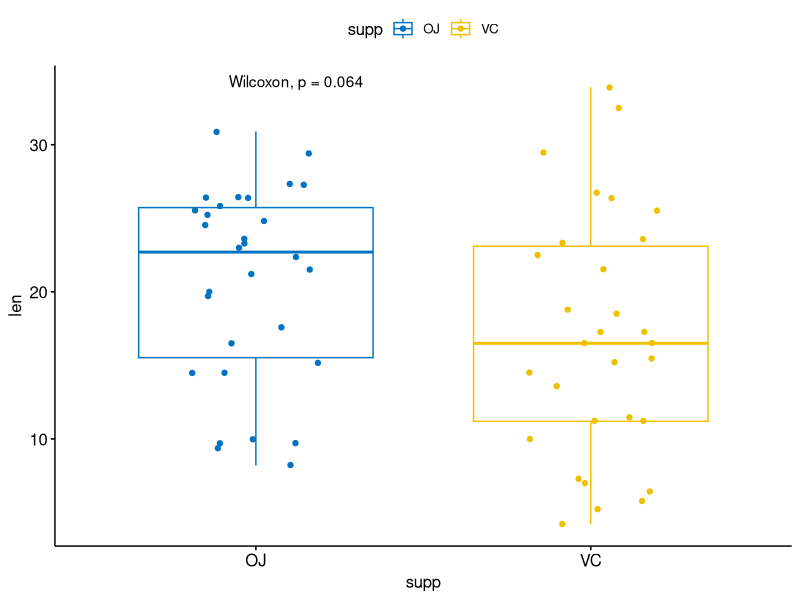
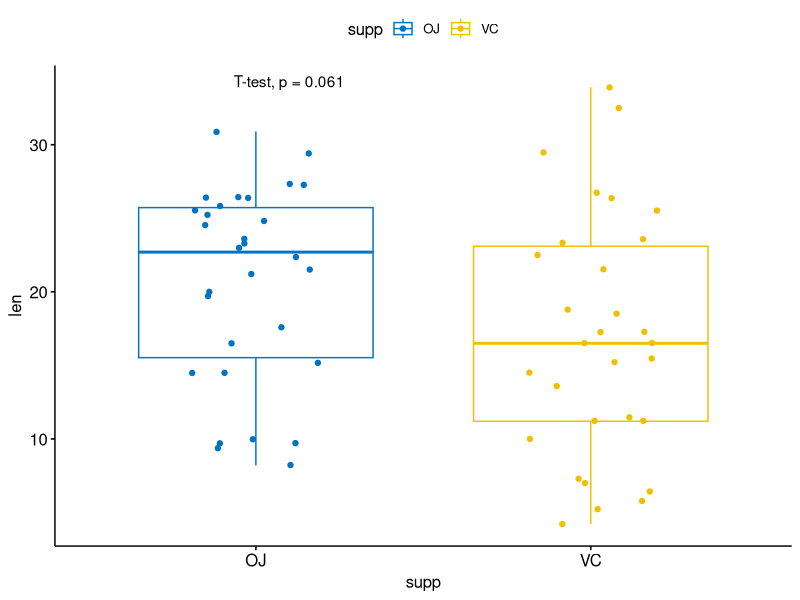
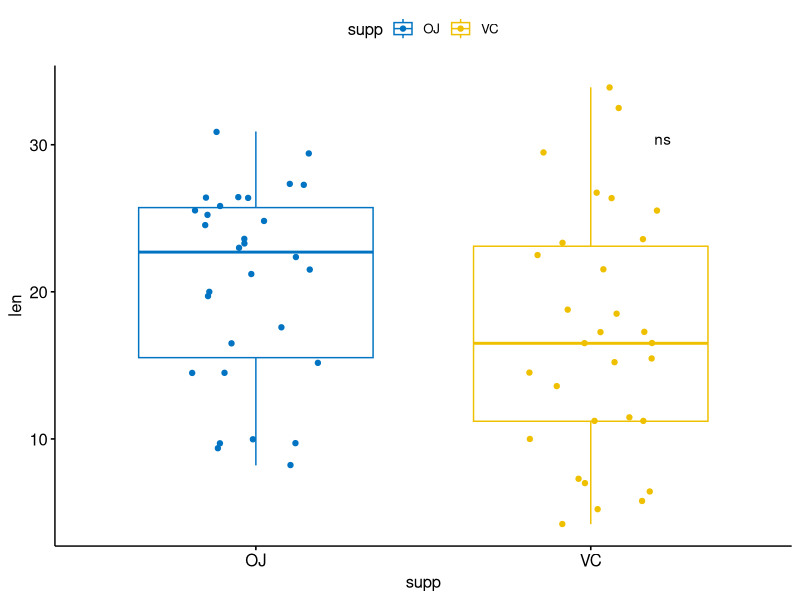
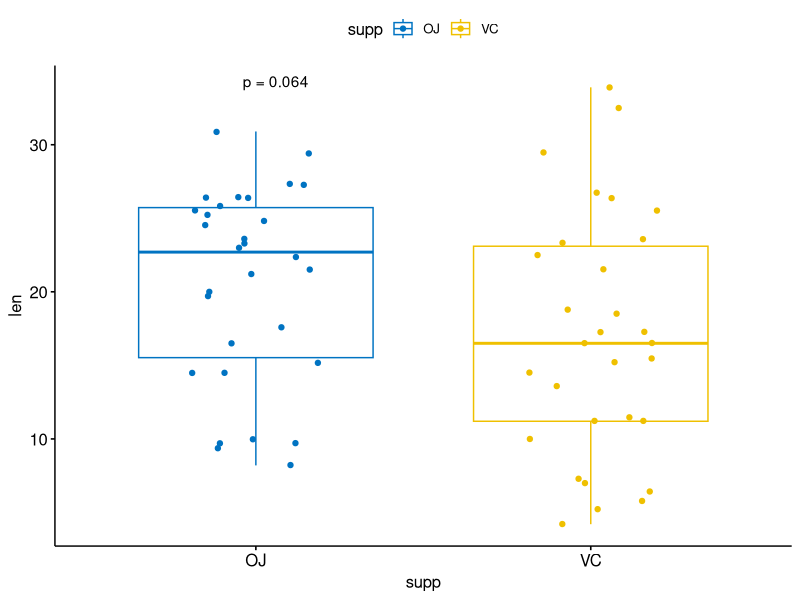
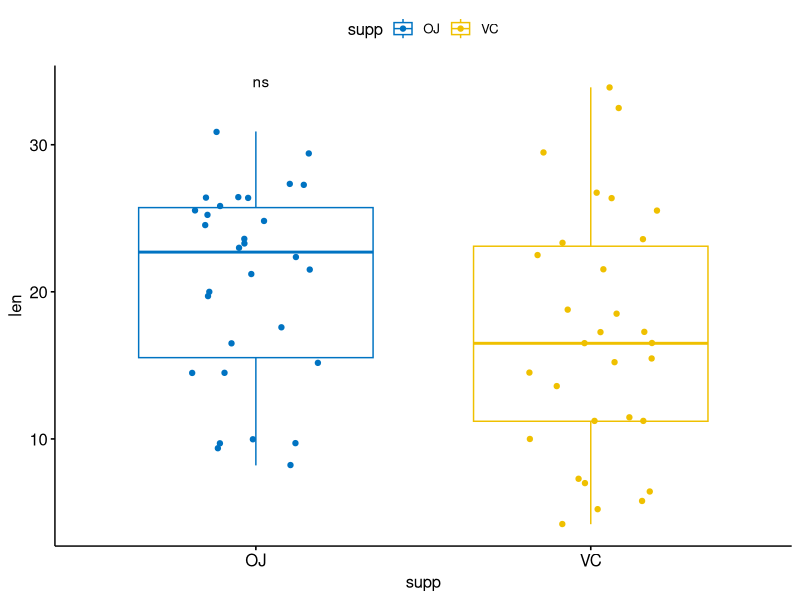
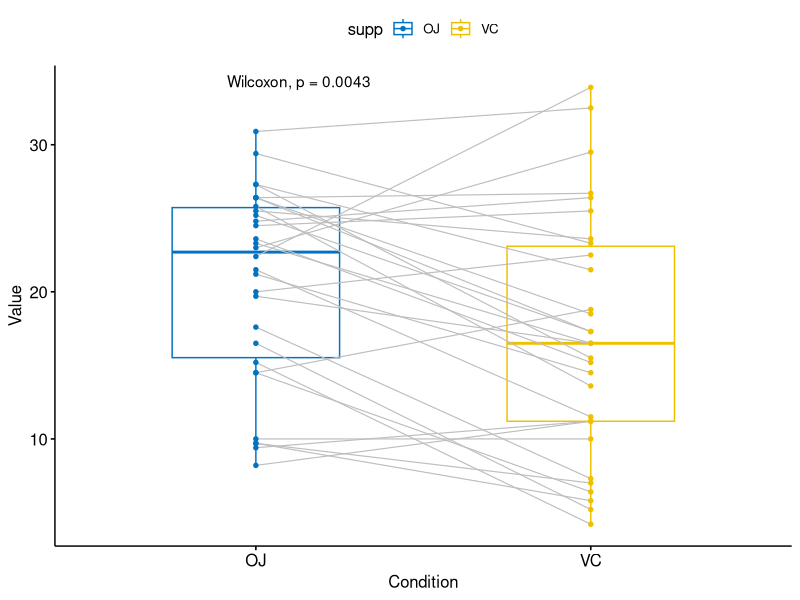
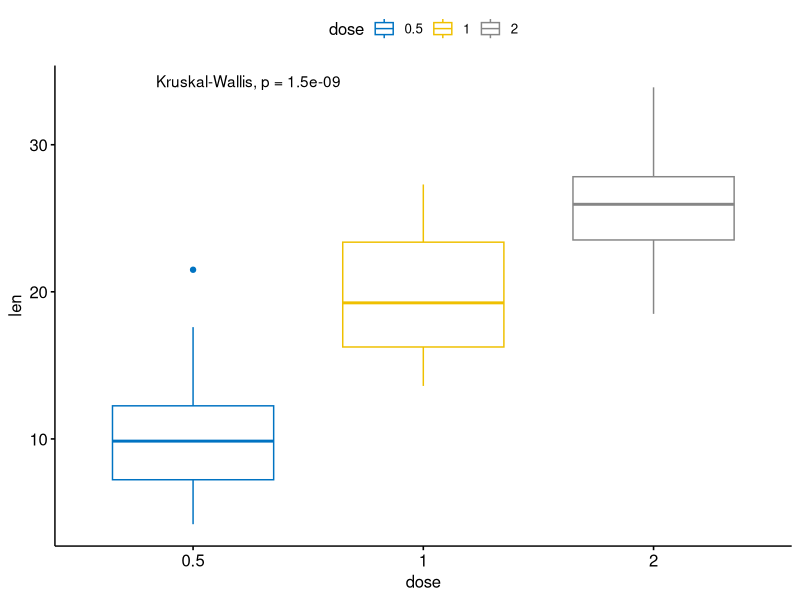
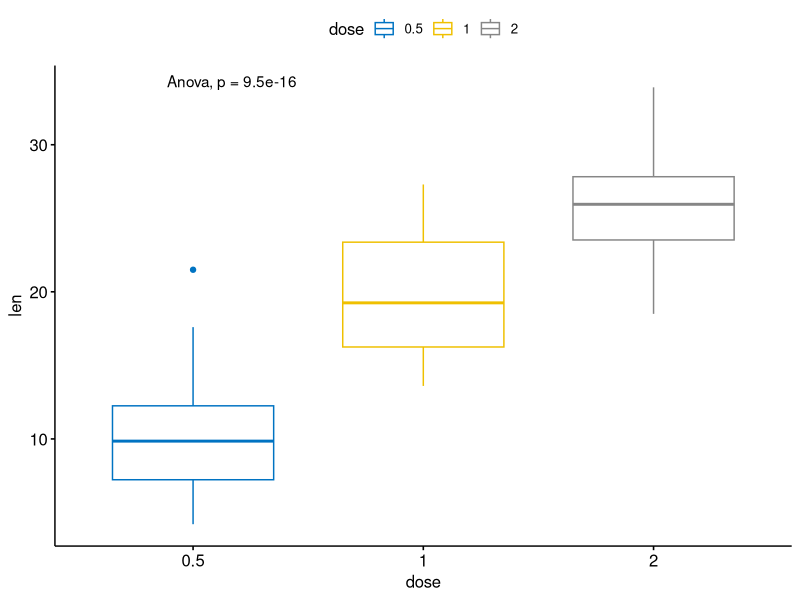

The R source for these figures, in order:
# P-values and significance levels to ggplots:
# Use ggpubr >>>
library(ggpubr)
library(tidyverse)
library(scales)
library(ggplot2)
args(compare_means)
args(stat_compare_means)   # for adding p-values to ggplots

ToothGrowth %>% compare_means(len ~ supp, data = .)  # default: wilcoxon test
ToothGrowth %>% compare_means(len ~ supp, method = "t.test", data = .)

p <- ToothGrowth %>% ggboxplot(x = "supp", y = "len", 
                               color = "supp", palette = "jco",
                               add = "jitter")
p + stat_compare_means()
p + stat_compare_means(method = "t.test")
p + stat_compare_means(aes(label = ..p.signif..), 
                       label.x = 2.2, label.y = 30)
p + stat_compare_means(aes(label = paste0(..method.., "\n", "p = ", ..p.format..)))
p + stat_compare_means(label = "p.signif")

# Compare 2-paired samples:
ToothGrowth %>% compare_means(len ~ supp, paired = TRUE, data = .)

ToothGrowth %>% ggpaired(x = "supp", y = "len", color = "supp",
                         line.color = "gray", line.size = 0.4, palette = "jco") +
  stat_compare_means(paired = T)


# Compare more than 2 groups:
compare_means(len ~ dose, data = ToothGrowth, method = "anova")

ToothGrowth %>% ggboxplot(x = "dose", y = "len", color = "dose", palette = "jco") +
  stat_compare_means()     # default for multiple groups: Kruskal-Wallis test

ToothGrowth %>% ggboxplot(x = "dose", y = "len", color = "dose", palette = "jco") +
  stat_compare_means(method = "anova") 

# Pair-wise comparisons:
ToothGrowth %>% compare_means(len ~ dose, data = .) # default: wilcox test

my_comparisons <- list(c("0.5", "1"), c("1", "2"), c("0.5", "2"))
ToothGrowth %>% ggboxplot(x = "dose", y = "len", color = "dose", palette = "jco") +
  stat_compare_means(comparisons = my_comparisons) +
  stat_compare_means(label.y = 50)

# Pair-wise vs. reference
ToothGrowth %>% compare_means(len ~ dose, data = ., ref.group = "0.5", method = "t.test")

ToothGrowth %>% ggboxplot(x = "dose", y = "len", color = "dose", palette = "jco") +
  stat_compare_means(method = "anova", label.y = 42.5) +
  stat_compare_means(label = "p.signif", method = "t.test", ref.group = "0.5")

# Pair-wise against base-mean:
ToothGrowth %>% compare_means(len ~ dose, data = ., ref.group = ".all.", method = "t.test")

ToothGrowth %>% ggboxplot(x = "dose", y = "len", color = "dose", palette = "jco") +
  stat_compare_means(method = "anova", label.y = 41.2) +
  stat_compare_means(label = "p.signif", method = "t.test", ref.group = ".all.")

# When multiple groups, performing pairwise comparison between all is difficult to interpret
# and very inefficient. Comparison with base-mean allow conclusion that variable is 
# significantly OVER or UNDER in group compared to all others.

# Ex. myeloma data
if(!require(survminer)) install.packages("survminer")
data("myeloma", package = "survminer")

compare_means(DEPDC1 ~ molecular_group, data = myeloma, ref.group = ".all.", method = "t.test")

myeloma %>% ggboxplot(x = "molecular_group", y = "DEPDC1", 
                      color = "molecular_group", add = "jitter", legend = "none") +
  rotate_x_text(angle = 35) +
  geom_hline(yintercept = mean(myeloma$DEPDC1), linetype = 2) +   # line for base-mean
  stat_compare_means(method = "anova", label.y = 1600) +
  stat_compare_means(label = "p.signif", method = "t.test", 
                     ref.group = ".all.", hide.ns = T)   # hide not significant symbol
# Significantly overexpressed in proliferation group.
# Significantly udnerexpressed in Hyperdiploid and LB disease groups


# Multiple grouping variables: 
compare_means(len ~ supp, data = ToothGrowth, group.by = "dose")

p <- ggboxplot(ToothGrowth, x = "supp", y = "len",
               color = "supp", palette = "jco",
               add = "jitter",
               facet.by = "dose", short.panel.labs = F)
# Use only p.format as label. Remove method name.
p + stat_compare_means(label = "p.format")

# Without facet panels:
p <- ggboxplot(ToothGrowth, x = "dose", y = "len",
               color = "supp", palette = "jco",
               add = "jitter")
p + stat_compare_means(aes(group = supp))
p + stat_compare_means(aes(group = supp), label = "p.format") # show only p-value
p + stat_compare_means(aes(group = supp), label = "p.signif") # show signif. symbol


# Paired sample comparisons after grouping data by another variable:
compare_means(len ~ supp, data = ToothGrowth, 
              group.by = "dose", paired = TRUE)

p <- ggpaired(ToothGrowth, x = "supp", y = "len",
              color = "supp", palette = "jco", 
              line.color = "gray", line.size = 0.4,
              facet.by = "dose", short.panel.labs = FALSE)
# Use only p.format as label. Remove method name.
p + stat_compare_means(label = "p.format", paired = TRUE)


# Bar and line plots with 1 grouping variable:
# Bar plot of mean +/-se
ggbarplot(ToothGrowth, x = "dose", y = "len", add = "mean_se")+
  stat_compare_means() +                                         # Global p-value
  stat_compare_means(ref.group = "0.5", label = "p.signif",
                     label.y = c(22, 29))                   # compare to ref.group

# Line plot of mean +/-se
ggline(ToothGrowth, x = "dose", y = "len", add = "mean_se")+
  stat_compare_means() +                                         # Global p-value
  stat_compare_means(ref.group = "0.5", label = "p.signif",
                     label.y = c(22, 29))  

# Bar + line plots with 2 grouping variables:
ggbarplot(ToothGrowth, x = "dose", y = "len", add = "mean_se",
          color = "supp", palette = "jco", 
          position = position_dodge(0.8))+
  stat_compare_means(aes(group = supp), label = "p.signif", label.y = 29)

ggline(ToothGrowth, x = "dose", y = "len", add = "mean_se",
       color = "supp", palette = "jco")+
  stat_compare_means(aes(group = supp), label = "p.signif", 
                     label.y = c(16, 25, 29))

